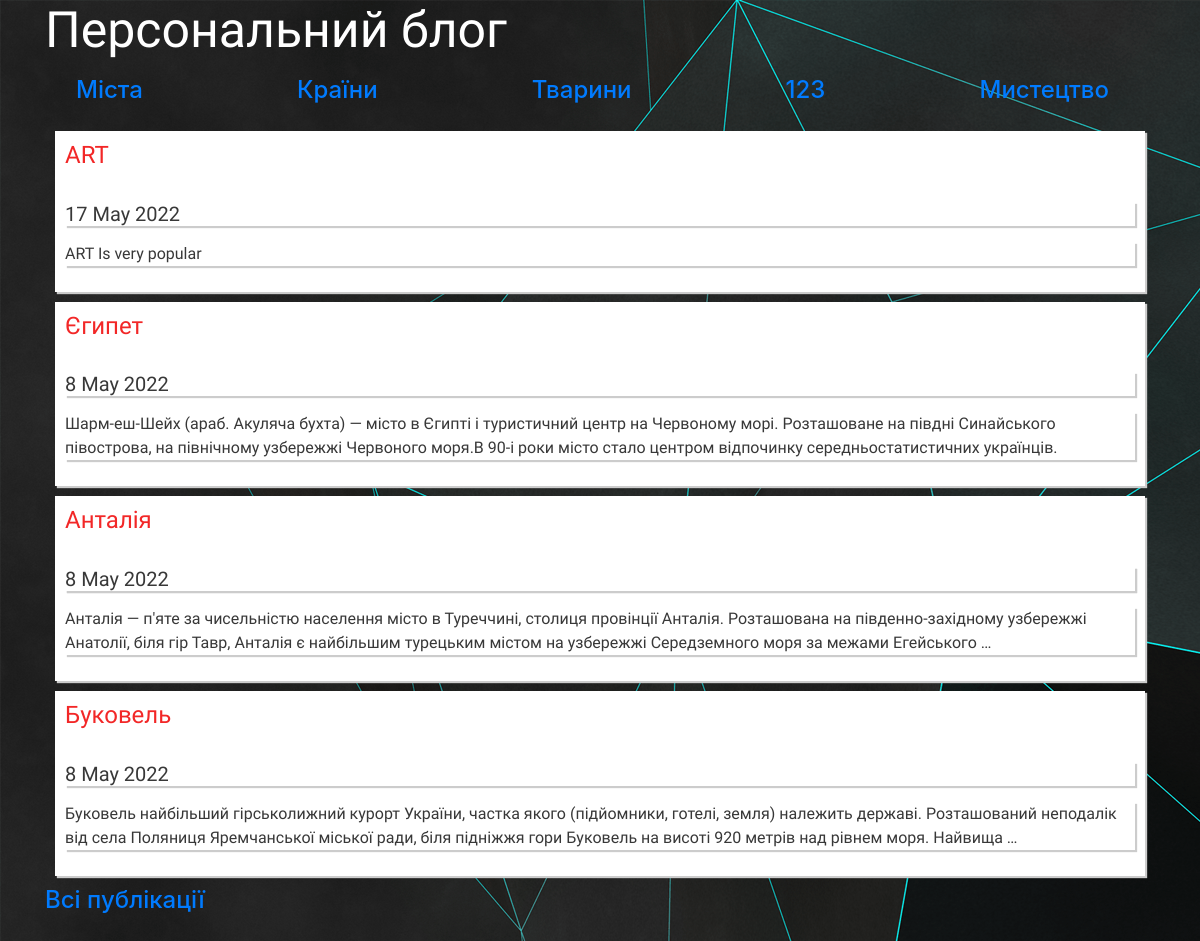
The app's page /, older data.
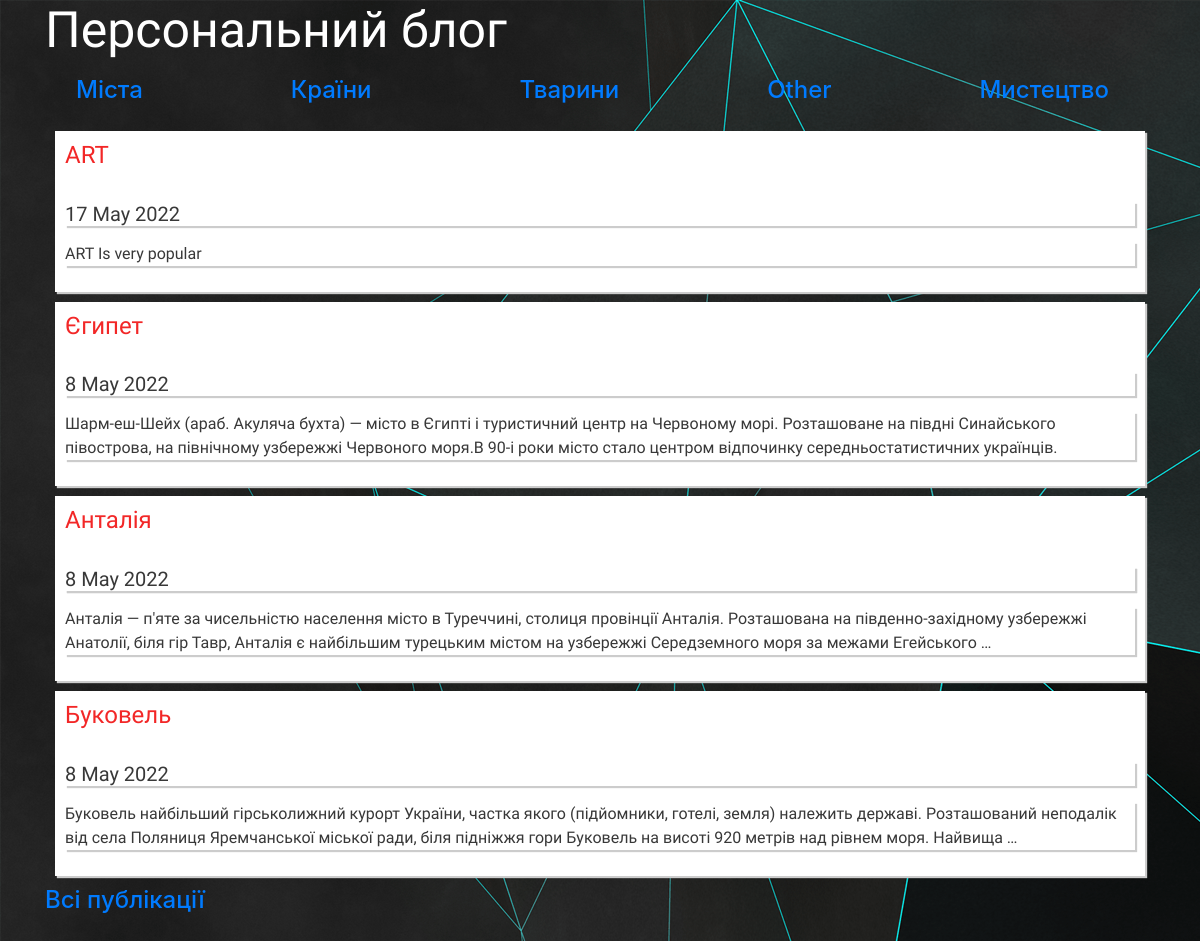
The same page, newer data.
### app_blog/models.py (models this page shows, shortened)
class Category(models.Model):
    category = models.CharField(
        u'Категорія', max_length=250, help_text=u'Максимум 250 символів')
    slug = models.SlugField(u'Слаг')
    objects = models.Manager()
    class Meta:
        verbose_name = u'Категорія для публікації'
        verbose_name_plural = u'Категорії для публікацій'
    def get_absolute_url(self):
        try:
            url = reverse('articles-category-list', kwargs={'slug': self.slug})
        except Exception as ex:
            print(ex)
            url = "/"
        return url

class Article(models.Model):
    title = models.CharField(u'Заголовок', max_length=250,
                             help_text=u'Максимум 250 символів')
    description = models.TextField(blank=True, verbose_name=u'Опис')
    category = models.ForeignKey(Category, related_name='news', blank=True,
                                 null=True, verbose_name=u'Категорія', on_delete=models.CASCADE)
    pub_date = models.DateTimeField(u'Дата публікації', default=timezone.now)
    slug = models.SlugField(u'Слаг', unique_for_date='pub_date')
    main_page = models.BooleanField(
        u'Головна', default=False, help_text=u'Показувати на головній сторінці')
    objects = models.Manager()
    class Meta:
        ordering = ['-pub_date']
        verbose_name = u'Стаття'
        verbose_name_plural = u'Статті'
    def get_absolute_url(self):
        try:
            url = reverse("news-detail", kwargs={"year": self.pub_date.year,
                                                 'month': self.pub_date.month,
                                                 'day': self.pub_date.day,
                                                 'slug': self.slug})
        except:
            url = "/"
        return url

### app_blog/views.py (the view)
# urls.py: path(r'', HomePageView.as_view(), name='home'),
class HomePageView(ListView):
    model = Article
    template_name = 'index.html'
    context_object_name = 'categories'
    def get_context_data(self, **kwargs):
        context = super(HomePageView, self).get_context_data(**kwargs)
        context['articles'] =\
            Article.objects.filter(main_page=True)[:5]
        return context
    def get_queryset(self, *args, **kwargs):
        categories = Category.objects.all()
        return categories

### app_blog/templates/index.html (shortened to what this page needs)
<!DOCTYPE html>
<html lang="uk">
    <head>
    </head>
    <body>
        {% extends "base.html" %}
        {% load static %}
        {% block content %}{% endblock %}

### templates/base.html (shortened to what this page needs)
<!DOCTYPE html>
<html lang="uk">
    {% load static %}
    <head>
        <!DOCTYPE html>
        <link rel="stylesheet" href="{% static 'css/bootstrap.min.css' %}">
        <link type="text/css" href="{% static 'css/main.css' %}" rel="stylesheet">
    </head>
    <body>
        <div class="container">
            <h1>Персональний блог</h1>
            {% block content %}{% endblock %}
        </div>
    </body>
</html>

### static/css/main.css (style rules this page uses)
body { background-image: url('../img/bg.png'); background-repeat: repeat-y; }
div>h1 { color: #ffffff; font-family: 'Ubuntu', sans-serif; }
.article-block { background: #fff; color: #383838; font-family: 'Ubuntu', sans-serif; box-shadow: 2px 2px 1px #ccc; padding: 10px; margin: 10px; }
.article-block a { color: #f22727; font-family: 'Ubuntu', sans-serif; }
body>div>h1 { font-size: 50px; }
body>div>div>p { background: #fff; color: #383838; font-family: 'Ubuntu', sans-serif; box-shadow: 2px 2px 1px #ccc; }
body>div>div:nth-child(5)>h5>p { background: #fff; color: #383838; font-family: 'Ubuntu', sans-serif; box-shadow: 2px 2px 1px #ccc; }
body > div > div > h5 { background: #fff; color: #383838; font-family: 'Ubuntu', sans-serif; box-shadow: 2px 2px 1px #ccc; }

Row changes from the older to the newer data that the page shows:
changed Category: slug+category "Міста Країни Тварини 123 Мистецтво ART 17 May…" → "Міста Країни Тварини Other Мистецтво ART 17 May…"
